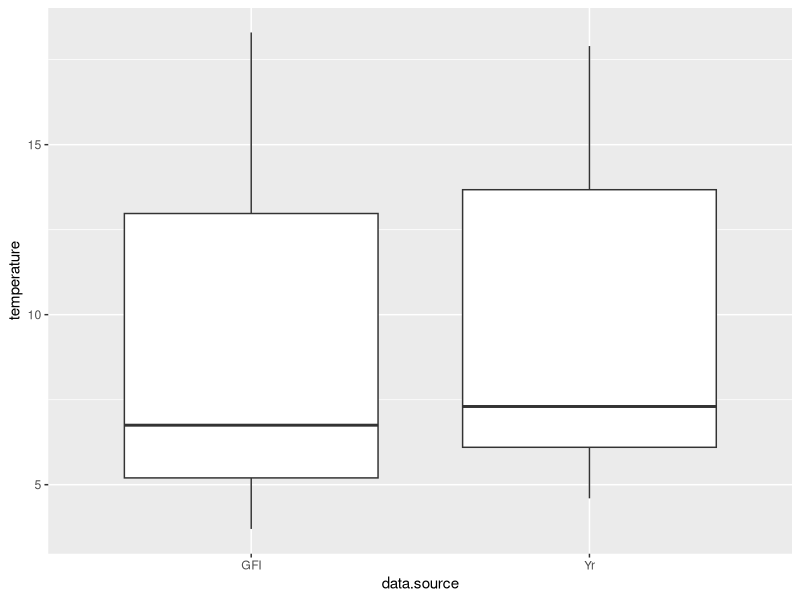
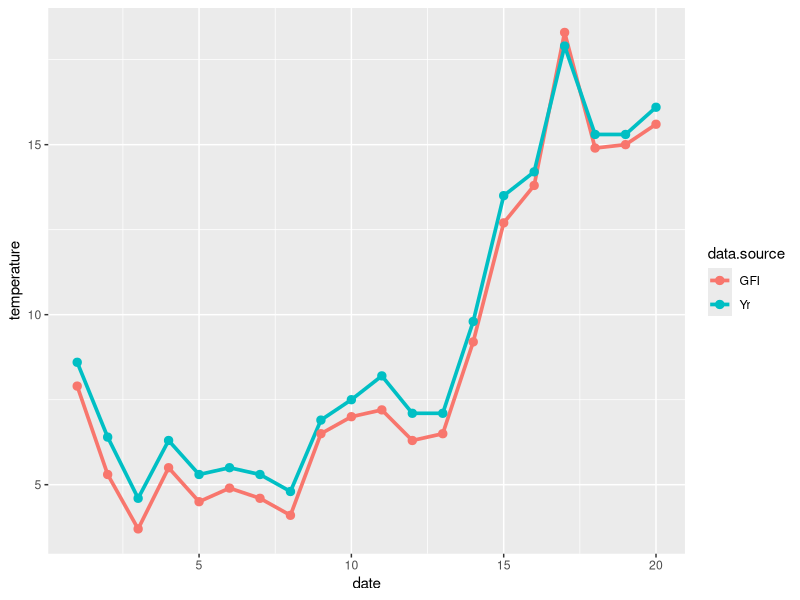

The R source for these figures, in order:
## ---- chunk 1
knitr::opts_chunk$set(echo = TRUE)

# title: comparing two proportions - Wilcoxon signed-rank test
# author: jonathan
# revised: 13/1/2020 

WEB <- c("https://bioceed.uib.no/dropfolder/bioSTATS/Rmd/Basic/2-sample/wilcoxon.html")
GIT <- c("https://github.com/jonathansoule/biostats/blob/master/Basic/2-sample/wilcoxon.Rmd")
GFI <- c(7.9,	5.3, 3.7,	5.5, 4.5,	4.9, 4.6,	4.1, 6.5,	7.0, 7.2,	6.3, 6.5,	9.2, 12.7, 13.8, 18.3, 14.9, 15.0, 15.6)
date <- c(1:20)
GFI <- c(7.9,	5.3, 3.7,	5.5, 4.5,	4.9, 4.6,	4.1, 6.5,	7.0, 7.2,	6.3, 6.5,	9.2, 12.7, 13.8, 18.3, 14.9, 15.0, 15.6)
Yr <-  c(8.6, 6.4, 4.6, 6.3, 5.3, 5.5, 5.3, 4.8, 6.9, 7.5, 8.2, 7.1, 7.1, 9.8, 13.5, 14.2, 17.9, 15.3, 15.3, 16.1)
data.source <- rep(c("GFI", "Yr"), each = 20)
temperature <- c(GFI, Yr)
df <- data.frame(date, data.source, temperature)
library(ggplot2)
## ---- chunk 2
shapiro.test(GFI)
shapiro.test(Yr)
## ---- chunk 3
ggplot(df, aes(data.source, temperature)) +
  geom_boxplot()
## ---- chunk 4
ggplot(df, aes(date, temperature, color = data.source)) +
  geom_line(size=1.25) +
  geom_point(size=2.5)
## ---- chunk 5
wilcox.test(GFI, Yr, paired = TRUE)
## ---- chunk 6
wilcox.test(GFI, Yr)
